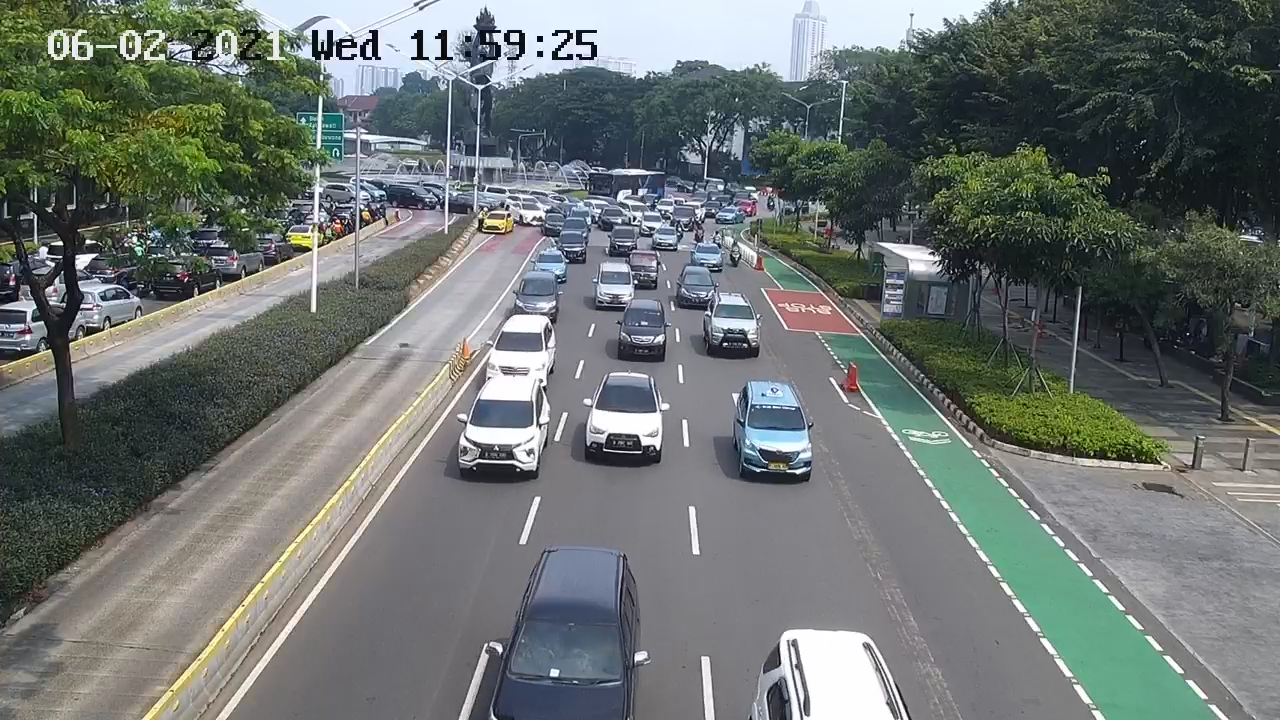
#> input picture frame 12 of vid_samples/vid.1.mp4, 1280 x 720 px, given in place of video7.8.mp4, which was not available
$ python create_dataset.backup.py
#> lines starting #> are read from the running program, lines starting #| are printed output that depends on the picture; pictures that were not available may be replaced by others from this repository, and a replacement may not be noted
### tracker.py
import math


class EuclideanDistTracker:
    def __init__(self):
        # Store the center positions of the objects
        self.center_points = {}
        # Keep the count of the IDs
        # each time a new object id detected, the count will increase by one
        self.id_count = 0


    def update(self, objects_rect):
        # Objects boxes and ids
        objects_bbs_ids = []

        # Get center point of new object
        for rect in objects_rect:
            x, y, w, h = rect
            cx = (x + x + w) // 2
            cy = (y + y + h) // 2

            # Find out if that object was detected already
            same_object_detected = False
            for id, pt in self.center_points.items():
                dist = math.hypot(cx - pt[0], cy - pt[1])

                if dist < 25:
                    self.center_points[id] = (cx, cy)
                    # print(self.center_points)
                    objects_bbs_ids.append([x, y, w, h, id])
                    same_object_detected = True
                    break

            # New object is detected we assign the ID to that object
            if same_object_detected is False:
                self.center_points[self.id_count] = (cx, cy)
                objects_bbs_ids.append([x, y, w, h, self.id_count])
                self.id_count += 1

        # Clean the dictionary by center points to remove IDS not used anymore
        new_center_points = {}
        for obj_bb_id in objects_bbs_ids:
            _, _, _, _, object_id = obj_bb_id
            center = self.center_points[object_id]
            new_center_points[object_id] = center

        # Update dictionary with IDs not used removed
        self.center_points = new_center_points.copy()
        return objects_bbs_ids

# input  : x,y,w,h
# output : x,y,w,h,id

### create_dataset.backup.py
import cv2
import numpy as np
from tracker import *
# import model

### tracker object
tracker = EuclideanDistTracker()
count = 0
classified = 0
vidnum = 8
### Read Video
cap=cv2.VideoCapture("vid_samples/video7."+str(vidnum)+".mp4")

### Create object detector using background subtractor mog2
object_detector = cv2.createBackgroundSubtractorMOG2(history=200)
_, frame = cap.read()
#> frame is the input picture: shape (720, 1280, 3); mean B, G, R 111.9, 114.8, 108.4
l1 = 85
l2 = 130
while(cap.isOpened()):
    _, frame = cap.read()
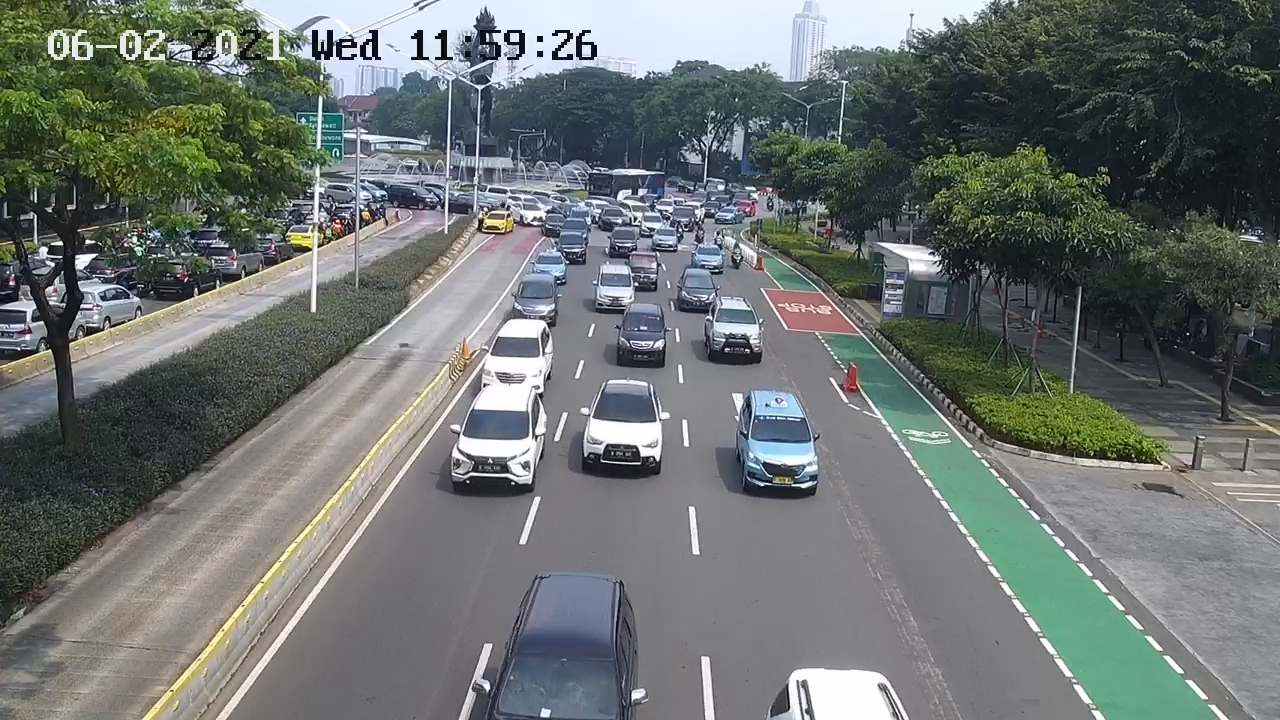
#> input picture frame 13 of vid_samples/vid.1.mp4, 1280 x 720 px, given in place of video7.8.mp4, which was not available
#> frame is the input picture: shape (720, 1280, 3); mean B, G, R 111.7, 114.7, 108.3
    frame = cv2.resize(frame, (800,400))
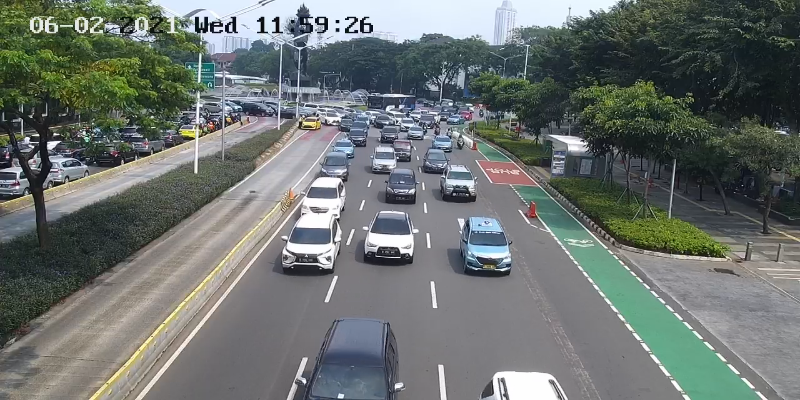
#> frame: shape (400, 800, 3); mean B, G, R 111.7, 114.6, 108.3

    roi = frame[230: 400, 130: 800]
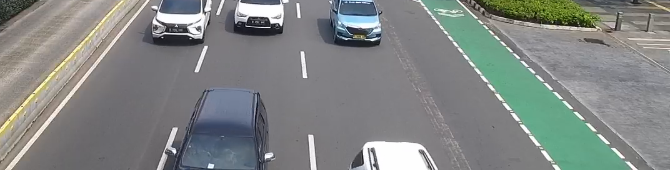
#> roi: shape (170, 670, 3); mean B, G, R 131.9, 133.6, 129.6
    # cv2.line(roi, (0, l1), (730,  l1), (128, 0, 128), 1)
    # cv2.line(roi, (0, l2), (730,  l2), (128, 0, 128), 1)

    mask = object_detector.apply(roi)
#> mask: shape (170, 670); every value is 127
    blur = cv2.GaussianBlur(mask,(15,15),0)
    h,mask = cv2.threshold(blur,0,250,cv2.THRESH_BINARY+cv2.THRESH_OTSU)
#> mask: shape (170, 670); every value is 250
#> h = 0

    kernel = np.ones((2,2),np.uint8)
    mask = cv2.dilate(mask,kernel,iterations = 1)
    mask = cv2.morphologyEx(mask, cv2.MORPH_CLOSE, kernel)

    contours, h = cv2.findContours(mask, cv2.RETR_TREE, cv2.CHAIN_APPROX_SIMPLE)
#> contours = [[[0, 0], [0, 169], [669, 169], [669, 0]]]; h = [[-1, -1, -1, -1]]

    detections = []
    for cnt in contours:
        #calculate area and remove small element
        area = cv2.contourArea(cnt)
        if area > 550:
            x, y, w, h = cv2.boundingRect(cnt)
            cx = (x + x + w) // 2
            cy = (y + y + h) // 2
            if cy > l1 and cy < l2:
                detections.append([x,y,w,h])
#> this loop made 1 pass
#> (cnt, area, x, y, w, h, cx, cy) on pass 1: ([[0, 0], [0, 169], [669, 169], [669, 0]], 113061, 0, 0, 670, 170, 335, 85)
#> after the loop, detections = []

    boxesid = tracker.update(detections)
#> after the loop in update, `for rect in objects_rect:`: self.center_points = 0 items; self.id_count = 0
#> after the loop in update, `for obj_bb_id in objects_bbs_ids:`: new_center_points = 0 items
#> boxesid = []

    for bid in boxesid:
        x,y,w,h,ids = bid
        if classified < ids:
            cx = (x + x + w) // 2
            cy = (y + y + h) // 2

            count += 1
            cv2.imshow('Cropped Bounding Rect', roi[y:y+h, x:x+w])
            cv2.imwrite('cropped/im'+str(vidnum)+'-'+str(ids)+'.png', roi[y:y+h, x:x+w])

            # cv2.line(roi, (0, (l1+((l2-l1)//2))), (730, (l1+((l2-l1)//2))), (255, 0, 0), 2)

            # cv2.circle(roi, (cx, cy), 4, (0, 244, 0), 2)
            # cv2.rectangle(roi, (x, y), (x+w, y+h), (0, 244, 0), 2)

            classified += 1
#> this loop made 0 passes
#> after the loop, classified = 0; count = 0


        # cv2.putText(frame, 'total kendaraan:'+str(count), (440, 380), cv2.FONT_HERSHEY_COMPLEX_SMALL, 1, (255,0,0))


    cv2.imshow('roi', roi)
    cv2.imshow('frame', frame)
    cv2.imshow('mask', mask)

    key = cv2.waitKey(60)
#> (key Esc is pressed here)
    if key == ord('p'):
        cv2.waitKey(-1) #wait until any key is pressed
    elif(key == 27):
        break

cap.release()
cv2.destroyAllWindows()

$ run again, starting later in the video
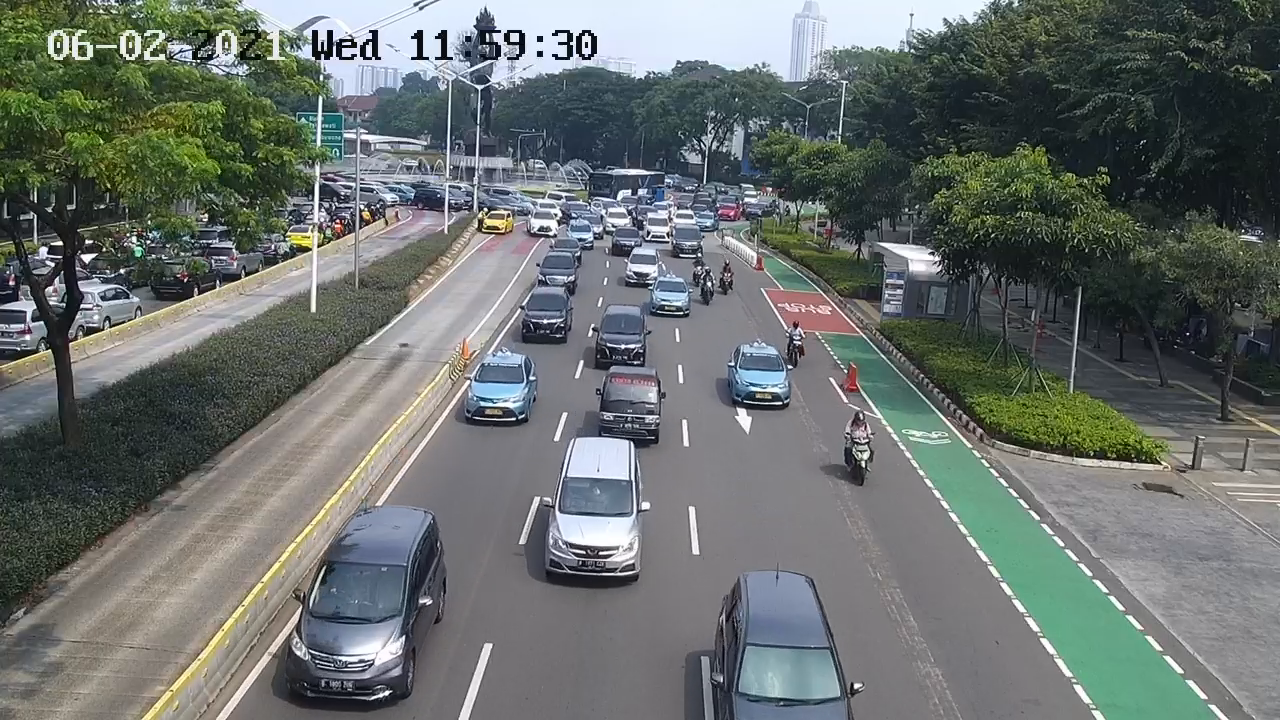
#> input picture frame 56 of vid_samples/vid.1.mp4, 1280 x 720 px, given in place of video7.8.mp4, which was not available
#> frame is the input picture: shape (720, 1280, 3); mean B, G, R 108.8, 111.6, 105.3
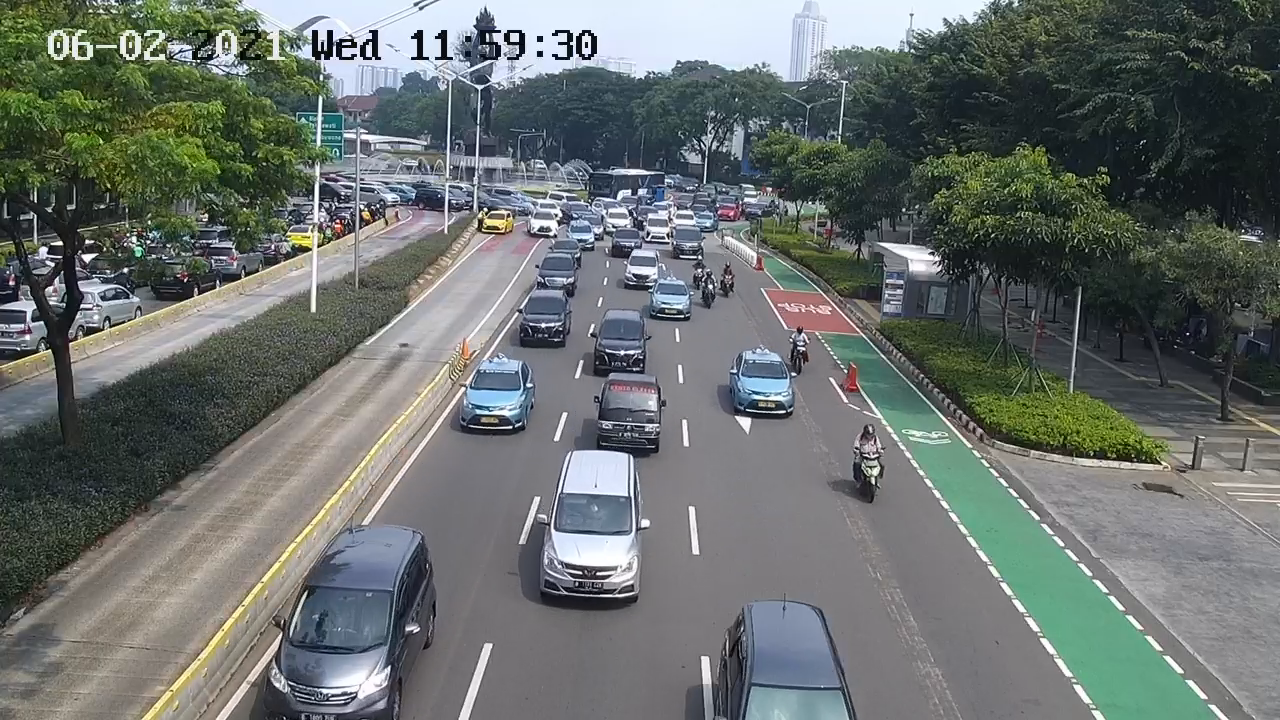
#> input picture frame 57 of vid_samples/vid.1.mp4, 1280 x 720 px, given in place of video7.8.mp4, which was not available
#> frame is the input picture: shape (720, 1280, 3); mean B, G, R 109, 111.8, 105.5
#> frame: shape (400, 800, 3)
#> `roi = frame[230: 400, 130: 800]`:
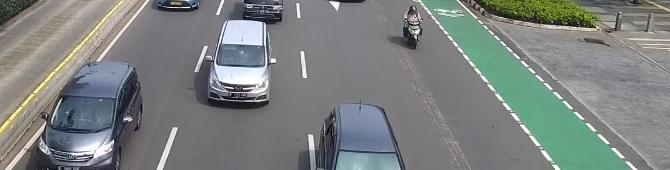
#> roi: shape (170, 670, 3); mean B, G, R 128.5, 129.4, 125.1
#> `h,mask = cv2.threshold(blur,0,250,cv2.THRESH_BINARY+cv2.THRESH_OTSU)`: h = 0
#> `contours, h = cv2.findContours(mask, cv2.RETR_TREE, cv2.CHAIN_APPROX_S..`: contours = [[[0, 0], [0, 169], [669, 169], [669, 0]]]; h = [[-1, -1, -1, -1]]
#> the loop `for cnt in contours:` made 1 pass
#> (cnt, area, x, y, w, h, cx, cy) on pass 1: ([[0, 0], [0, 169], [669, 169], [669, 0]], 113061, 0, 0, 670, 170, 335, 85)
#> after the loop `for cnt in contours:`: detections = []
#> after the loop in update, `for rect in objects_rect:`: self.center_points = 0 items; self.id_count = 0
#> after the loop in update, `for obj_bb_id in objects_bbs_ids:`: new_center_points = 0 items
#> boxesid = []
#> after the loop `for bid in boxesid:`: classified = 0

$ run again, starting later in the video
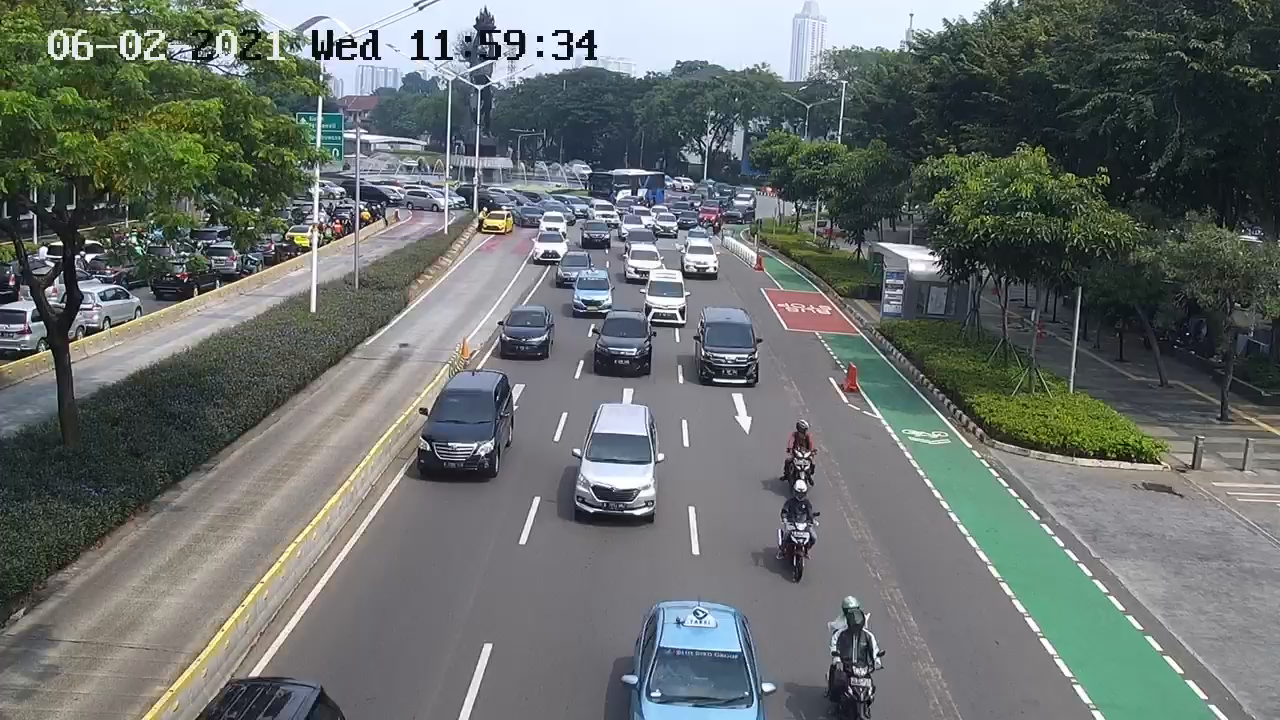
#> input picture frame 100 of vid_samples/vid.1.mp4, 1280 x 720 px, given in place of video7.8.mp4, which was not available
#> frame is the input picture: shape (720, 1280, 3); mean B, G, R 108.2, 110.9, 104.9
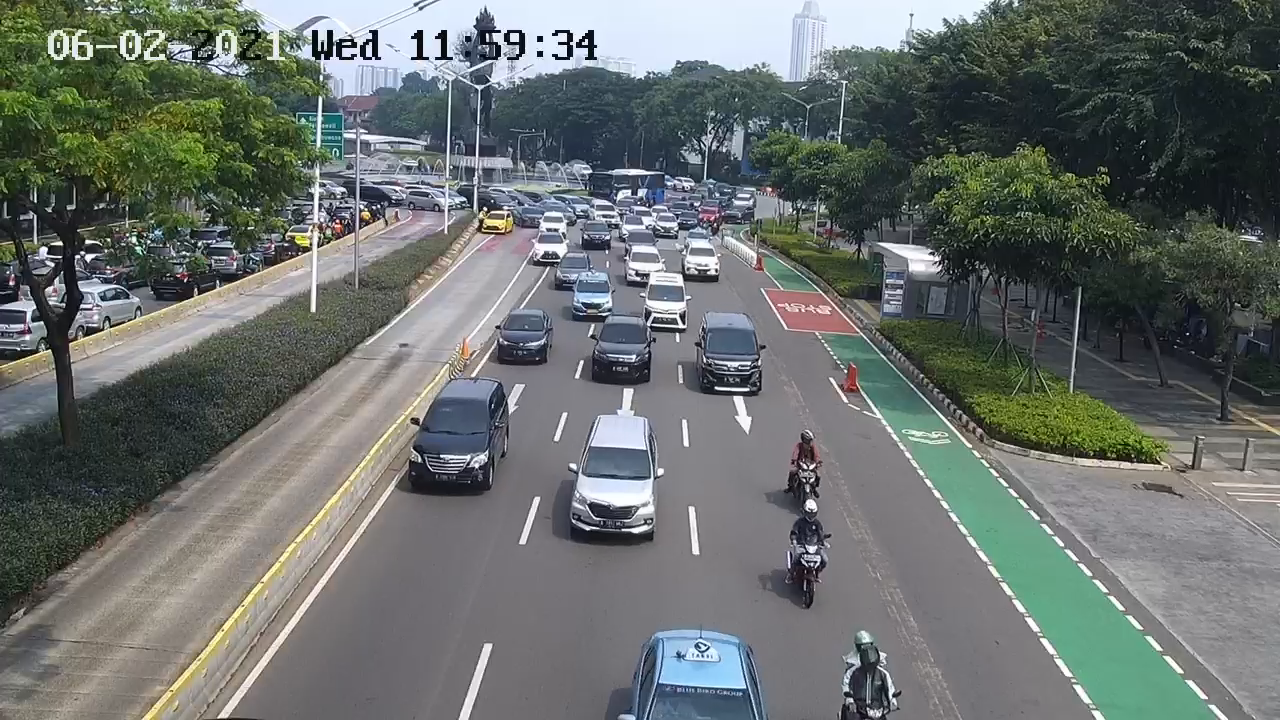
#> input picture frame 101 of vid_samples/vid.1.mp4, 1280 x 720 px, given in place of video7.8.mp4, which was not available
#> frame is the input picture: shape (720, 1280, 3); mean B, G, R 108.5, 111.4, 105.5
#> frame: shape (400, 800, 3)
#> `roi = frame[230: 400, 130: 800]`:
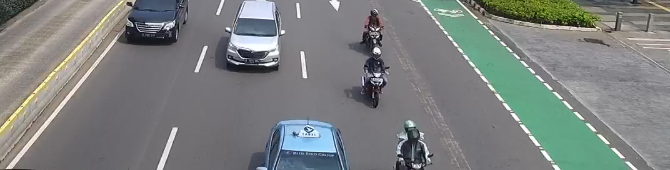
#> roi: shape (170, 670, 3); mean B, G, R 127.4, 128.7, 125
#> `h,mask = cv2.threshold(blur,0,250,cv2.THRESH_BINARY+cv2.THRESH_OTSU)`: h = 0
#> `contours, h = cv2.findContours(mask, cv2.RETR_TREE, cv2.CHAIN_APPROX_S..`: contours = [[[0, 0], [0, 169], [669, 169], [669, 0]]]; h = [[-1, -1, -1, -1]]
#> the loop `for cnt in contours:` made 1 pass
#> (cnt, area, x, y, w, h, cx, cy) on pass 1: ([[0, 0], [0, 169], [669, 169], [669, 0]], 113061, 0, 0, 670, 170, 335, 85)
#> after the loop `for cnt in contours:`: detections = []
#> after the loop in update, `for rect in objects_rect:`: self.center_points = 0 items; self.id_count = 0
#> after the loop in update, `for obj_bb_id in objects_bbs_ids:`: new_center_points = 0 items
#> boxesid = []
#> after the loop `for bid in boxesid:`: classified = 0
